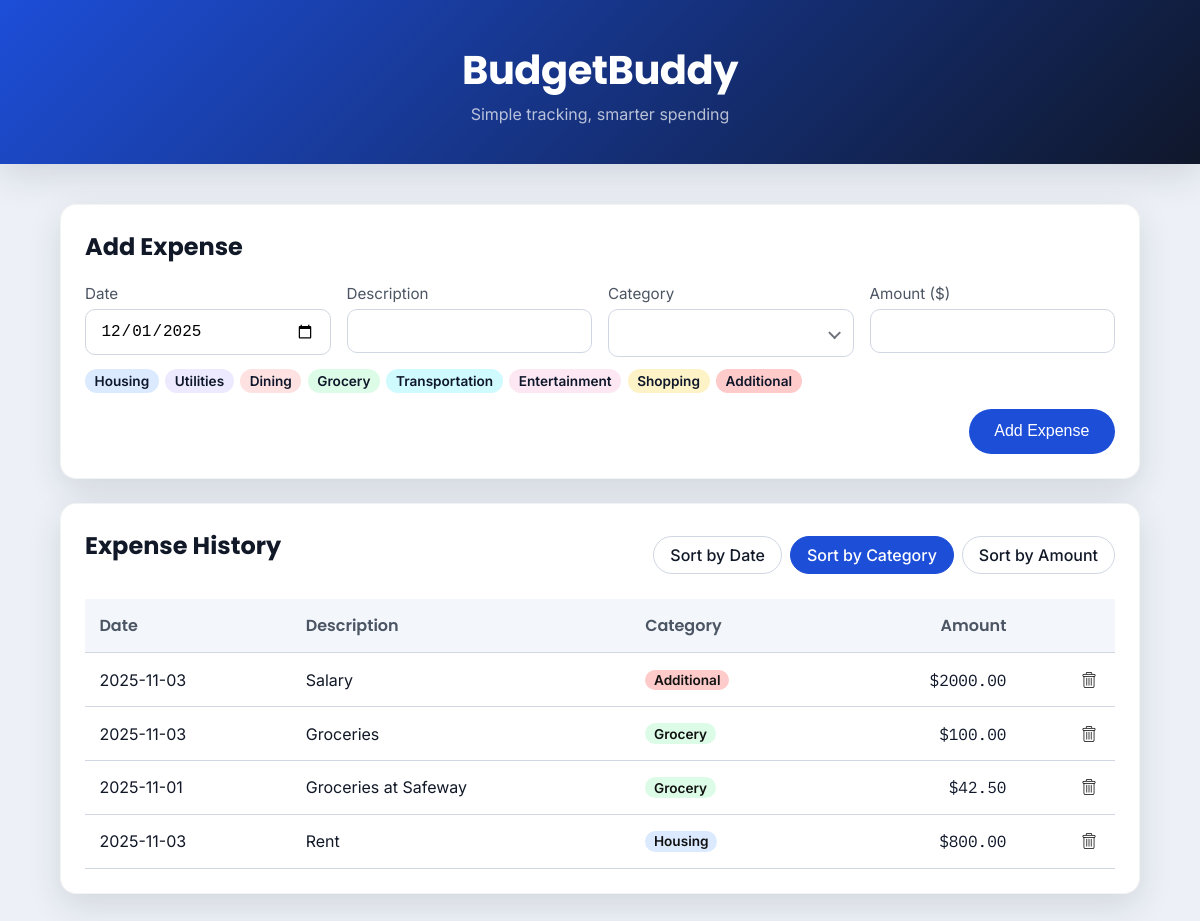
Page /dashboard?sort=category on the committed database.
### tables this page shows
CREATE TABLE expenses (
                id INTEGER PRIMARY KEY AUTOINCREMENT,
                date TEXT NOT NULL,
                description TEXT NOT NULL,
                amount REAL NOT NULL,
                category TEXT NOT NULL
            );

### budgetbuddy/routes/expenses.py (the view, shortened to what this page needs)
    @bp.route("/", methods=["GET", "POST"])
    @bp.route("/dashboard", methods=["GET", "POST"])
    def dashboard():
        form = ExpenseForm(request.form if request.method == "POST" else None)
        sort_by = request.args.get("sort", "date")
        expenses = service.list_expenses(sort_by)
        return render_template(
            "base.html",
            form=form,
            expenses=expenses,
            today=date.today().isoformat(),
            active_sort=sort_by,
            categories=CATEGORY_CHOICES,
            category_color_map={choice["value"]: choice["color"] for choice in CATEGORY_CHOICES},
        )

### budgetbuddy/db.py (called while the page is built)
def get_db_connection():
    conn = sqlite3.connect(DATABASE)
    conn.row_factory = sqlite3.Row
    return conn

@contextmanager
def db_connection():
    conn = get_db_connection()
    try:
        yield conn
        conn.commit()
    except Exception:
        conn.rollback()
        raise
    finally:
        conn.close()

### budgetbuddy/forms/expense_form.py (called while the page is built)
    @property
    def submitted(self) -> bool:
        return bool(self._raw)

    def value(self, field: str, fallback: str = "") -> str:
        if self.submitted:
            return self._raw.get(field, fallback)
        if field == "date":
            return date.today().isoformat()
        return fallback

### budgetbuddy/models/expense.py (called while the page is built)
    def __post_init__(self) -> None:
        self.description = self.description.strip()
        self.category = self.category.strip()
        if not self.description:
            raise ValueError("Description cannot be empty.")
        if not self.category:
            raise ValueError("Category cannot be empty.")
        if self.amount <= 0:
            raise ValueError("Amount must be greater than zero.")

    def as_dict(self) -> dict[str, str | float | int | None]:
        return {
            "id": self.id,
            "date": self.date.isoformat(),
            "description": self.description,
            "category": self.category,
            "amount": round(self.amount, 2),
        }

### budgetbuddy/repositories/expense_repository.py (called while the page is built)
    def list(self, sort_by: str = "date", descending: bool = False) -> list[Expense]:
        column = self._SORT_COLUMN_MAP.get(sort_by, self._SORT_COLUMN_MAP["date"])
        direction = "DESC" if descending else "ASC"
        query = f"""
            SELECT id, date, description, amount, category
            FROM expenses
            ORDER BY {column} {direction}, id ASC
        """
        with db_connection() as conn:
            rows = conn.execute(query).fetchall()
        return [self._row_to_expense(row) for row in rows]

    @staticmethod
    def _row_to_expense(row) -> Expense:
        return Expense(
            id=row["id"],
            date=date.fromisoformat(row["date"]),
            description=row["description"],
            category=row["category"],
            amount=row["amount"],
        )

### budgetbuddy/services/expense_service.py (called while the page is built)
    def list_expenses(self, sort_by: str = "date") -> List[dict]:
        descending = sort_by == "date"
        expenses = self.repository.list(sort_by, descending)
        return [self._to_dict(expense) for expense in expenses]

    @staticmethod
    def _to_dict(expense: Expense) -> dict:
        return expense.as_dict()

### templates/base.html (shortened to what this page needs)
<!DOCTYPE html>
<html lang="en">
<head>
    <link rel="stylesheet" href="{{ url_for('static', filename='style.css') }}">
</head>
<body>
    <header class="page-header">
        <div class="container">
            <h1>BudgetBuddy</h1>
            <p class="tagline">Simple tracking, smarter spending</p>
        </div>
    </header>
    <main class="container">
        <section class="card form-card">
            <h2>Add Expense</h2>
            <form id="expense-form" method="post" action="{{ url_for('dashboard.dashboard', sort=active_sort) }}">
                <div class="form-grid">
                    <label>
                        <span>Date</span>
                        <input
                            type="date"
                            id="expense-date"
                            name="date"
                            value="{{ form.value('date', today) }}"
                            class="{% if form.errors.get('date') %}invalid{% endif %}"
                            required
                        >
                    </label>
                    <label>
                        <span>Description</span>
                        <input
                            type="text"
                            name="description"
                            value="{{ form.value('description') }}"
                            class="{% if form.errors.get('description') %}invalid{% endif %}"
                            required
                        >
                    </label>
                    <label>
                        <span>Category</span>
                        <div class="select-wrapper {% if form.errors.get('category') %}invalid{% endif %}">
                            <select
                                id="category-select"
                                name="category"
                                class="category-select"
                                data-colors='{{ category_color_map | tojson | safe }}'
                                required
                            >
                                <option value="" disabled {% if not form.value('category') %}selected{% endif %}></option>
                                {% for category in categories %}
                                    <option
                                        value="{{ category.value }}"
                                        data-color="{{ category.color }}"
                                    >
                                    </option>
                                {% endfor %}
                            </select>
                        </div>
                    </label>
                    <label>
                        <span>Amount ($)</span>
                        <input
                            type="number"
                            name="amount"
                            min="0"
                            step="0.01"
                            value="{{ form.value('amount') }}"
                            class="{% if form.errors.get('amount') %}invalid{% endif %}"
                            required
                        >
                    </label>
                </div>
                <div class="category-chips collapse" id="category-chips">
                    {% for category in categories %}
                        <span class="category-chip category-chip--{{ category.value }}">
                            {{ category.label }}
                        </span>
                    {% endfor %}
                </div>
                <div class="form-actions">
                    <button type="submit" class="primary-btn">Add Expense</button>
                </div>
            </form>
        </section>
        <section class="card table-card">
            <header class="table-header">
                <h2>Expense History</h2>
                <div class="filters">
                    <a href="{{ url_for('dashboard.dashboard', sort='date') }}" class="filter-btn {% if active_sort == 'date' %}active{% endif %}">Sort by Date</a>
                    <a href="{{ url_for('dashboard.dashboard', sort='category') }}" class="filter-btn {% if active_sort == 'category' %}active{% endif %}">Sort by Category</a>
                    <a href="{{ url_for('dashboard.dashboard', sort='amount') }}" class="filter-btn {% if active_sort == 'amount' %}active{% endif %}">Sort by Amount</a>
                </div>
            </header>
            <table class="expense-table">
                <thead>
                    <tr>
                        <th>Date</th>
                        <th>Description</th>
                        <th>Category</th>
                        <th class="amount">Amount</th>
                        <th></th>
                    </tr>
                </thead>
                <tbody id="expense-table-body">
                    {% if expenses %}
                        {% for expense in expenses %}
                            <tr>
                                <td>{{ expense.date }}</td>
                                <td>{{ expense.description }}</td>
                                <td>
                                    <span class="category-pill category-pill--{{ expense.category }}">
                                        {{ expense.category|title }}
                                    </span>
                                </td>
                                <td class="amount">${{ "%.2f"|format(expense.amount) }}</td>
                                <td class="actions">
                                    <form method="post" action="{{ url_for('dashboard.dashboard', sort=active_sort) }}">
                                        <button type="submit" class="icon-button" aria-label="Delete expense">
                                            <img src="{{ url_for('static', filename='img/delete.png') }}" alt="">
                                        </button>
                                    </form>
                                </td>
                            </tr>
                        {% endfor %}
                    {% else %}
                        <tr>
                            <td colspan="5" class="empty-state">No expenses yet.</td>
                        </tr>
                    {% endif %}
                </tbody>
            </table>
        </section>
    </main>
</body>
</html>

### rows in the picture
expenses: date "2025-11-03", description "Salary", category "Additional", amount "2000.00"
expenses: date "2025-11-03", description "Groceries", category "Grocery", amount "100.00"
expenses: date "2025-11-01", description "Groceries at Safeway", category "Grocery", amount "42.50"
expenses: date "2025-11-03", description "Rent", category "Housing", amount "800.00"

### other values in the picture
{{ category.label }} "Housing" "Utilities" "Dining" "Grocery" "Transportation" "Entertainment" "Shopping" "Additional"
